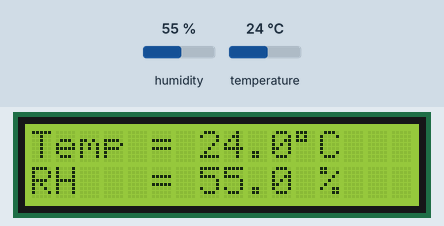
The sketch below on a simulated Arduino Uno, built with avr-gcc and run on an emulated ATmega328P. Parts: 16×2 character LCD. Inputs (shaded band) come from the test bench; at power-on: humidity 55 %, temperature 24 °C.

Above: at 1.6 s.
1.7 s: humidity set to 22 %
At 3.9 s:
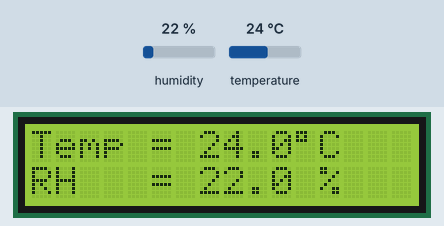
4.5 s: temperature set to 12 °C
At 5.9 s:
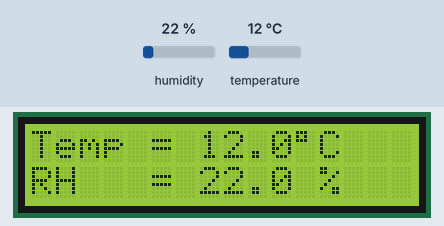
7.3 s: humidity set to 40 %
At 9.9 s:
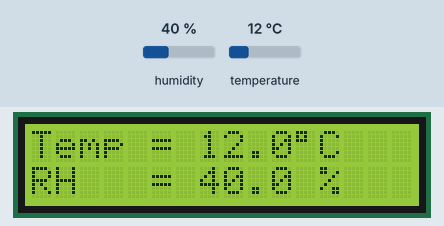
10.6 s: temperature set to 19 °C
At 11.9 s:
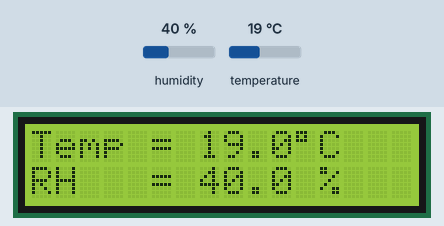
Timing chart, 0 to 13.6 s (numbered marks = the images above; inputs shaded):
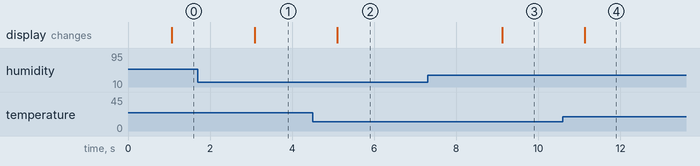

Measured:
- after the input at 1.7 s, the display: changes after 1.4 s (image 1)
- after the input at 4.5 s, the display: changes after 0.60 s (image 2)
- after the input at 7.3 s, the display: changes after 1.8 s (image 3)
- after the input at 10.6 s, the display: changes after 0.54 s (image 4)

The sketch:

humidityandtemp.ino
```cpp
// Interfacing Arduino with DHT22 humidity and temperature sensor

// include LCD library code
#include <LiquidCrystal.h>
// include DHT library code
#include "DHT.h"

#define DHTPIN 8            // DHT22 data pin is connected to Arduino pin 8

// LCD module connections (RS, E, D4, D5, D6, D7)
LiquidCrystal lcd(7, 6, 5, 4, 3, 2);

#define DHTTYPE DHT22       // DHT22 sensor is used
DHT dht(DHTPIN, DHTTYPE);   // Initialize DHT library

char temperature[] = "Temp = 00.0 C";
char humidity[]    = "RH   = 00.0 %";
void setup() {
  // set up the LCD's number of columns and rows
  lcd.begin(16, 2);
  dht.begin();
}

void loop() {
  delay(1000);               // wait 1s between readings
  // Read humidity
  int RH = dht.readHumidity() * 10;
  //Read temperature in degree Celsius
  int Temp = dht.readTemperature() * 10;

  // Check if any reads failed and exit early (to try again)
  if (isnan(RH) || isnan(Temp)) {
    lcd.clear();
    lcd.setCursor(5, 0);
    lcd.print("Error");
    return;
  }

  if(Temp < 0){
    temperature[6] = '-';
    Temp = abs(Temp);
  }
  else
    temperature[6] = ' ';
  temperature[7]   = (Temp / 100) % 10  + 48;
  temperature[8]   = (Temp / 10)  % 10  + 48;
  temperature[10]  =  Temp % 10 + 48;
  temperature[11]  = 223;        // Degree symbol ( °)
  if(RH >= 1000)
    humidity[6]    = '1';
  else
    humidity[6]    = ' ';
  humidity[7]      = (RH / 100) % 10 + 48;
  humidity[8]      = (RH / 10) % 10 + 48;
  humidity[10]     =  RH % 10 + 48;
  lcd.setCursor(0, 0);
  lcd.print(temperature);
  lcd.setCursor(0, 1);
  lcd.print(humidity);
}
```
